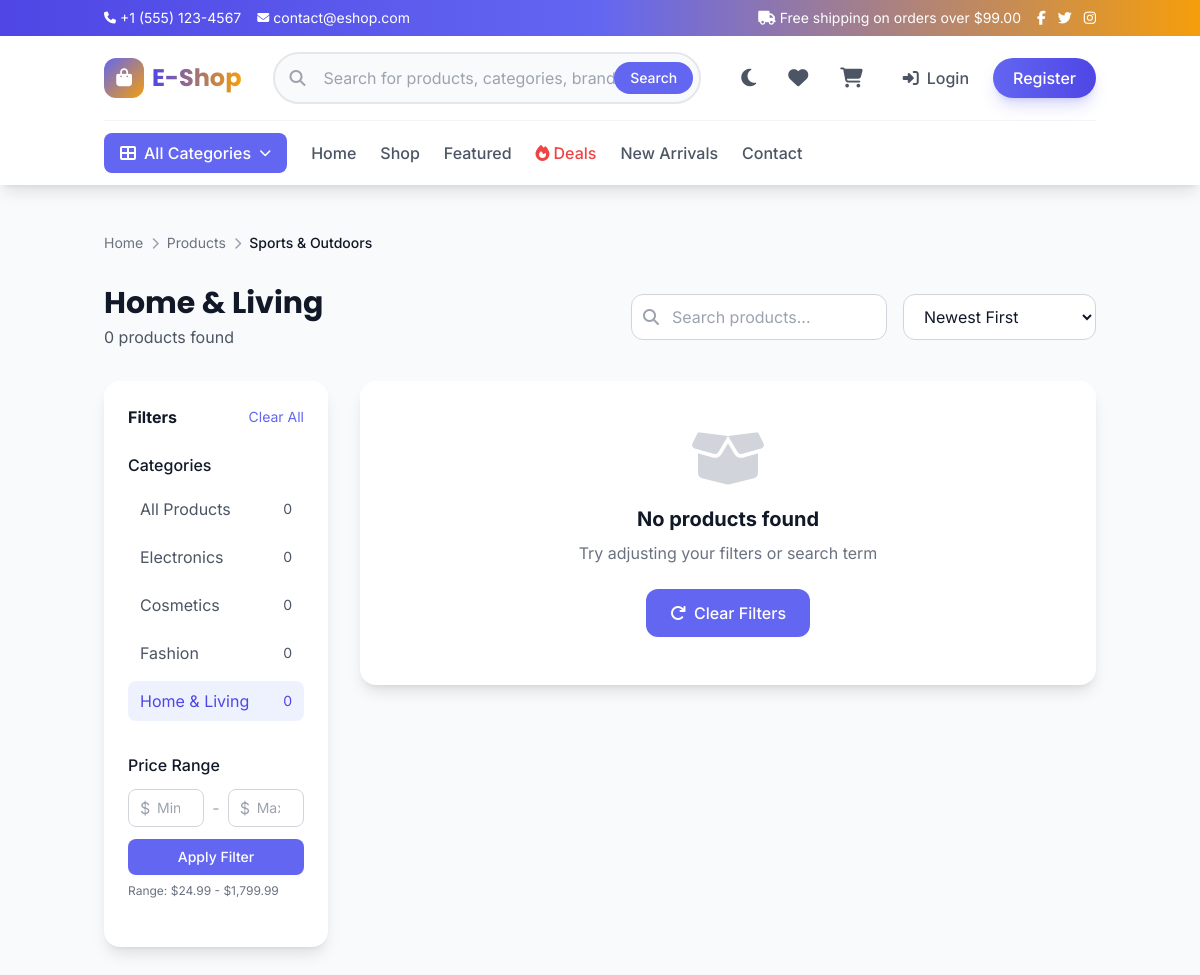
/products.php?category=home-living, run on the app's committed database.
### tables this page shows
CREATE TABLE settings (
    id INT PRIMARY KEY AUTO_INCREMENT,
    setting_key VARCHAR(100) UNIQUE NOT NULL,
    setting_value TEXT DEFAULT NULL,
    setting_type VARCHAR(50) DEFAULT 'text',
    created_at TIMESTAMP DEFAULT CURRENT_TIMESTAMP,
    updated_at TIMESTAMP DEFAULT CURRENT_TIMESTAMP ON UPDATE CURRENT_TIMESTAMP,
    INDEX idx_key (setting_key)
);

CREATE TABLE categories (
    id INT PRIMARY KEY AUTO_INCREMENT,
    name VARCHAR(100) NOT NULL,
    slug VARCHAR(150) UNIQUE NOT NULL,
    description TEXT DEFAULT NULL,
    parent_id INT DEFAULT 0,
    image VARCHAR(255) DEFAULT NULL,
    icon VARCHAR(100) DEFAULT NULL,
    sort_order INT DEFAULT 0,
    status ENUM('active', 'inactive') DEFAULT 'active',
    created_at TIMESTAMP DEFAULT CURRENT_TIMESTAMP,
    updated_at TIMESTAMP DEFAULT CURRENT_TIMESTAMP ON UPDATE CURRENT_TIMESTAMP,
    INDEX idx_slug (slug),
    INDEX idx_parent (parent_id),
    INDEX idx_status (status)
);

### products.php (the view, shortened to what the rows shown need)
<?php
require_once 'includes/functions.php';
$categorySlug = sanitize($_GET['category'] ?? '');
$search = sanitize($_GET['search'] ?? '');
$where = "WHERE p.status = 'active'";
$params = [];
$category = null;
if ($categorySlug) {
    $category = db()->fetch("SELECT * FROM categories WHERE slug = ?", [$categorySlug]);
    if ($category) {
        $where .= " AND p.category_id = ?";
        $params[] = $category['id'];
    }
}
$totalProducts = db()->fetch("SELECT COUNT(*) as count FROM products p $where", $params)['count'];
$categories = db()->fetchAll("
    SELECT c.*, COUNT(p.id) as product_count
    FROM categories c
    LEFT JOIN products p ON c.id = p.category_id AND p.status = 'active'
    WHERE c.status = 'active'
    GROUP BY c.id
    ORDER BY c.name ASC
");
$pageTitle = $category ? $category['name'] : ($search ? "Search: $search" : 'All Products');
include 'includes/header.php';
?>
<main class="py-12 bg-gray-50 dark:bg-gray-900 min-h-screen">
    <div class="container mx-auto px-4">
        <nav class="mb-8">
            <ol class="flex items-center gap-2 text-sm">
                <li><a href="<?php echo SITE_URL; ?>" class="text-gray-500 hover:text-primary-500 transition">Home</a></li>
                <li class="text-gray-400"><i class="fas fa-chevron-right text-xs"></i></li>
                <?php if ($category): ?>
                <li><a href="<?php echo SITE_URL; ?>/products.php" class="text-gray-500 hover:text-primary-500 transition">Products</a></li>
                <li class="text-gray-400"><i class="fas fa-chevron-right text-xs"></i></li>
                <li class="text-gray-900 dark:text-white font-medium"><?php echo htmlspecialchars($category['name']); ?></li>
                <?php else: ?>
                <li class="text-gray-900 dark:text-white font-medium">Products</li>
                <?php endif; ?>
            </ol>
        </nav>
        <div class="flex flex-col lg:flex-row gap-6 justify-between items-start lg:items-center mb-8">
            <div>
                <h1 class="text-3xl font-display font-bold text-gray-900 dark:text-white"><?php echo $pageTitle; ?></h1>
                <p class="text-gray-600 dark:text-gray-400 mt-1"><?php echo number_format($totalProducts); ?> products found</p>
            </div>
        </div>
        <div class="grid grid-cols-1 lg:grid-cols-4 gap-8">
            <div class="lg:col-span-1">
                <div class="bg-white dark:bg-gray-800 rounded-2xl shadow-lg p-6 sticky top-28">
                    <div class="mb-6">
                        <div class="space-y-2 max-h-60 overflow-y-auto">
                            <?php foreach ($categories as $cat): ?>
                            <a href="<?php echo SITE_URL; ?>/products.php?category=<?php echo $cat['slug']; ?><?php echo $search ? '&search=' . urlencode($search) : ''; ?>"
                               class="flex items-center justify-between py-2 px-3 rounded-lg <?php echo $categorySlug === $cat['slug'] ? 'bg-primary-50 dark:bg-primary-900/20 text-primary-600' : 'text-gray-600 dark:text-gray-300 hover:bg-gray-100 dark:hover:bg-gray-700'; ?> transition">
                                <span><?php echo htmlspecialchars($cat['name']); ?></span>
                                <span class="text-sm"><?php echo $cat['product_count']; ?></span>
                            </a>
                            <?php endforeach; ?>
                        </div>
                    </div>
                </div>
            </div>
        </div>
    </div>
</main>
<?php include 'includes/footer.php'; ?>

### includes/header.php (shortened to what the rows shown need)
<?php
require_once __DIR__ . '/functions.php';
$categories = getCategoryWithChildren();
?>
<!DOCTYPE html>
<html lang="en" class="scroll-smooth">
<head>
    <script src="https://cdn.tailwindcss.com"></script>
    <link rel="stylesheet" href="https://cdnjs.cloudflare.com/ajax/libs/font-awesome/6.5.1/css/all.min.css">
    <link rel="stylesheet" href="https://cdn.jsdelivr.net/npm/swiper@11/swiper-bundle.min.css">
    <link rel="stylesheet" href="<?php echo SITE_URL; ?>/assets/css/style.css">
</head>
<body class="bg-gray-50 dark:bg-gray-900 transition-colors duration-300">
    <div class="bg-gradient-to-r from-primary-600 via-primary-500 to-secondary-500 text-white text-sm py-2">
        <div class="container mx-auto px-4">
            <div class="flex items-center justify-between">
                <div class="flex items-center gap-4">
                    <a href="tel:<?php echo getSetting('site_phone'); ?>" class="flex items-center gap-1 hover:text-primary-100 transition">
                        <i class="fas fa-phone text-xs"></i>
                        <span class="hidden sm:inline"><?php echo getSetting('site_phone', '+1 (555) 123-4567'); ?></span>
                    </a>
                    <a href="mailto:<?php echo getSetting('site_email'); ?>" class="flex items-center gap-1 hover:text-primary-100 transition">
                        <i class="fas fa-envelope text-xs"></i>
                        <span class="hidden sm:inline"><?php echo getSetting('site_email', 'contact@eshop.com'); ?></span>
                    </a>
                </div>
                <div class="flex items-center gap-4">
                    <span class="hidden md:flex items-center gap-1">
                        <i class="fas fa-truck"></i>
                        Free shipping on orders over $<?php echo getSetting('free_shipping_min', '99'); ?>
                    </span>
                    <div class="flex items-center gap-3">
                        <a href="<?php echo getSetting('facebook_url', '#'); ?>" class="hover:text-primary-100 transition"><i class="fab fa-facebook-f"></i></a>
                        <a href="<?php echo getSetting('twitter_url', '#'); ?>" class="hover:text-primary-100 transition"><i class="fab fa-twitter"></i></a>
                        <a href="<?php echo getSetting('instagram_url', '#'); ?>" class="hover:text-primary-100 transition"><i class="fab fa-instagram"></i></a>
                    </div>
                </div>
            </div>
        </div>
    </div>
    <main id="mainContent">

### data on the page
settings: setting_value "+1 (555) 123-4567"
settings: setting_value "contact@eshop.com"
settings: setting_value "99.00"
categories: name "Sports & Outdoors"
categories: name "Home & Living"
categories: name "Electronics", product_count "0"
categories: name "Cosmetics", product_count "0"
categories: name "Fashion", product_count "0"

### other printed values
$totalProducts "0"
$cat['name'] "Home & Living"
$cat['product_count'] "0"
formatPrice($priceRange['min_price']) "$24.99"
formatPrice($priceRange['max_price']) "$1,799.99"
